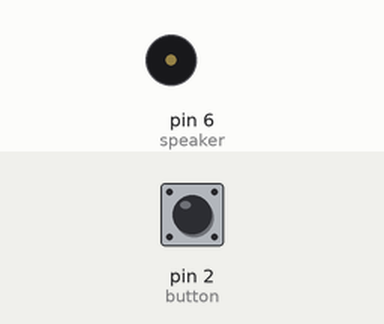
The sketch below on a simulated Arduino Uno, built with avr-gcc and run on an emulated ATmega328P. Shown: buzzer (waves = sounding). The test bench sets the inputs (shaded band); at power-on: pin 2 (button) LOW. What the sketch prints to the serial monitor is not drawn.

Above: at 1.2 s.
1.3 s: pin 2 (button) pulled HIGH for 0.15 s
At 2.0 s:
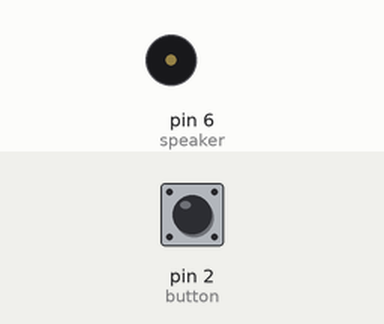
2.9 s: pin 2 (button) pulled HIGH for 1 s
At 3.7 s:
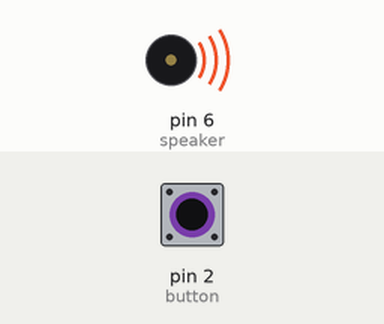
6.4 s: pin 2 (button) pulsed HIGH 2 times (0.12 s each, 0.3 s apart)
At 6.63 s:
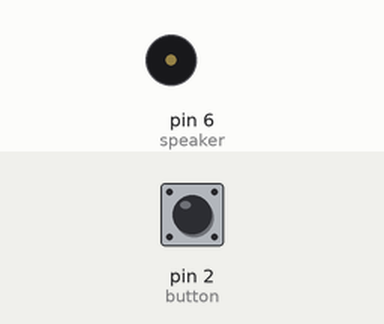
10.0 s: pin 2 (button) pulsed HIGH 5 times (0.12 s each, 0.3 s apart)
At 12.0 s:
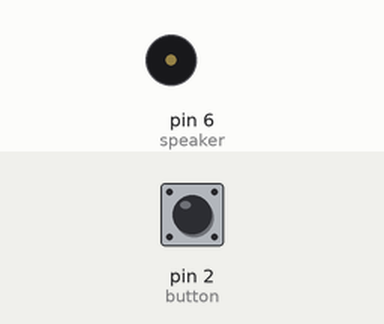
Timing chart, 0 to 13.5 s (numbered marks = the images above; inputs shaded):
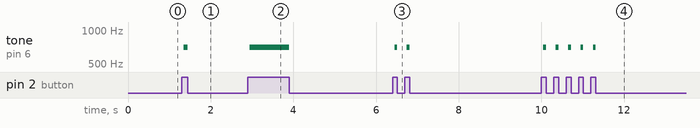

Measured:
- after the input at 1.3 s, tone on pin 6 (speaker): silent → 700 Hz after 0.05 s, → silent 0.10 s later
- after the input at 2.9 s, tone on pin 6 (speaker): silent → 700 Hz after 0.05 s, → silent 0.95 s later
- after the input at 6.4 s, tone on pin 6 (speaker): alternates 700 Hz for 0.07 s and silent for 0.23 s, 4 changes in all, then stays silent, starting after 0.05 s
- after the input at 10.0 s, tone on pin 6 (speaker): alternates 700 Hz for 0.07 s and silent for 0.23 s, 10 changes in all, then stays silent, starting after 0.05 s

The sketch:

z5mors.ino
```cpp
String mors[] = {
  ".-",    // a
  "-...",  // b
  "-.-.",  // c
  "-..",   // d
  ".",     // e
  "..-.",  // f
  "--.",   // g
  "....",  // h
  "..",    // i
  ".---",  // j
  "-.-",   // k
  ".-..",  // l
  "--",    // m
  "-.",    // n
  "---",   // o
  ".--.",  // p
  "--.-",  // q
  ".-.",   // r
  "...",   // s
  "-",     // t
  "..-",   // u
  "...-",  // v
  ".--",   // w
  "-..-",  // x
  "-.--",  // y
  "--.."   // z
};
String alfabet[] = {
  "a",
  "b",
  "c",
  "d",
  "e",
  "f",
  "g",
  "h",
  "i",
  "j",
  "k",
  "l",
  "m",
  "n",
  "o",
  "p",
  "q",
  "r",
  "s",
  "t",
  "u",
  "v",
  "w",
  "x",
  "y",
  "z"
};
int buttonState = 0;
int lastButtonState = 0;
unsigned long lastDebounceTime = 0;  // the last time the output pin was toggled
unsigned long debounceDelay = 50;

int button = 2;
int led = 3;
int speaker = 6;
int lenght = 0;

unsigned long time;
String morse_code = "";

void setup() {
  pinMode(button, INPUT);
  pinMode(speaker, OUTPUT);
  Serial.begin(9600);
}
void loop() {
  int reading = digitalRead(button);
  if (lenght > 0 && millis() - time > 2000)
  {
    if (lenght > 4)
    {
      //Serial.println(morse_code);
      Serial.println("Nie ma takiego kodu!");
      lenght = 0;
      morse_code = "";
    }
    else
    {
      //Serial.println(morse_code);
      for (int i = 0; i < 26; i++) {
        if (mors[i] == morse_code) {
          Serial.print(alfabet[i]);
        }
      }
      lenght = 0;
      morse_code = "";
    }
  }


  if (reading != lastButtonState) {
    // reset the debouncing timer
    lastDebounceTime = millis();
  }


  if ((millis() - lastDebounceTime) > debounceDelay) {
    if (reading != buttonState) {
      buttonState = reading;
      if (buttonState == HIGH) {
        if (millis() - time > 5000) Serial.print(" ");
        tone(speaker, 700);
        digitalWrite(led, HIGH);
        time = millis();
        while (digitalRead(button) == HIGH) {}
        if (millis() - time > 300) {
          morse_code += "-";
        }
        else {
          morse_code += ".";
        }
        lenght++;
        digitalWrite(led, LOW);
        noTone(speaker);
      }
    }
  }
  lastButtonState = reading;
}
```
